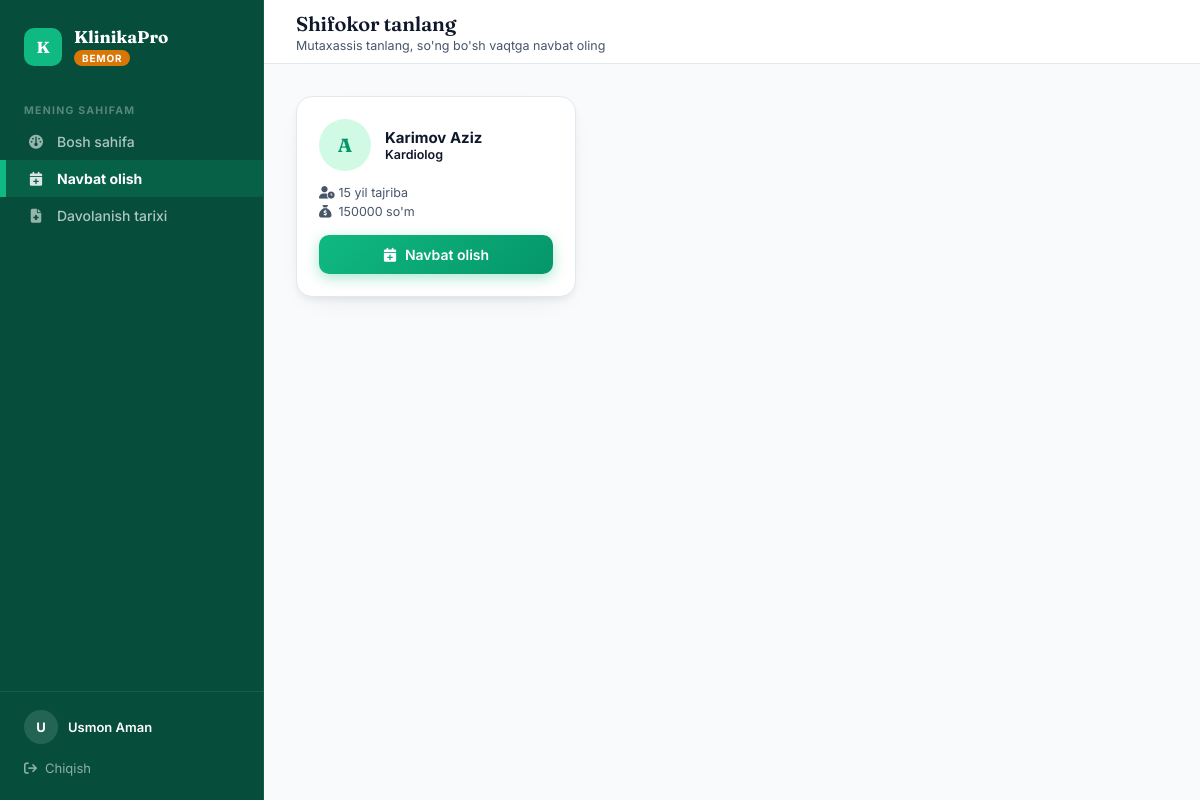
Screenshot of /appointments/book/doctors/ (signed in) with the database file from the repository.
### accounts/models.py (models this page shows, shortened)
class User(AbstractUser):
    ROLE_CHOICES = [
        ('admin', 'Administrator'),
        ('doctor', 'Shifokor'),
        ('patient', 'Bemor'),
    ]
    role = models.CharField(max_length=10, choices=ROLE_CHOICES, default='patient')
    phone = models.CharField(max_length=20, blank=True)

### doctors/models.py (models this page shows, shortened)
class Doctor(models.Model):
    GENDER_CHOICES = [('M', 'Erkak'), ('F', 'Ayol')]
    user = models.OneToOneField(settings.AUTH_USER_MODEL, on_delete=models.CASCADE, related_name='doctor_profile')
    first_name = models.CharField(max_length=100, verbose_name="1. Ism")
    last_name = models.CharField(max_length=100, verbose_name="2. Familiya")
    phone = models.CharField(max_length=20, verbose_name="3. Telefon")
    gender = models.CharField(max_length=1, choices=GENDER_CHOICES, verbose_name="4. Jinsi")
    specialization = models.ForeignKey(Specialization, on_delete=models.SET_NULL, null=True, verbose_name="5. Mutaxassislik")
    experience_years = models.PositiveIntegerField(default=0, verbose_name="6. Ish tajribasi (yil)")
    consultation_price = models.DecimalField(max_digits=12, decimal_places=0, default=0, verbose_name="7. Konsultatsiya narxi")
    cabinet = models.ForeignKey('rooms.Cabinet', on_delete=models.SET_NULL, null=True, blank=True, related_name='doctors', verbose_name="8. Kabinet (xona)")
    photo = models.ImageField(upload_to='doctors/', blank=True, verbose_name="9. Rasmi")
    bio = models.TextField(blank=True, verbose_name="10. Qisqacha ma'lumot")
    is_active = models.BooleanField(default=True)
    created_at = models.DateTimeField(auto_now_add=True)
    @property
    def full_name(self):
        return f"{self.last_name} {self.first_name}"
    class Meta:
        verbose_name = "Shifokor"
        verbose_name_plural = "Shifokorlar"

class Specialization(models.Model):
    name = models.CharField(max_length=200, verbose_name="Mutaxassislik")
    def __str__(self):
        return self.name
    class Meta:
        verbose_name = "Mutaxassislik"
        verbose_name_plural = "Mutaxassisliklar"

### appointments/views.py (the view)
# urls.py: path('book/doctors/', views.doctor_list_for_booking, name='doctor_list_for_booking'),
@login_required
@role_required('patient')
def doctor_list_for_booking(request):
    doctors = Doctor.objects.filter(is_active=True).select_related('specialization', 'cabinet')
    return render(request, 'appointments/doctor_list.html', {'doctors': doctors})

### templates/appointments/doctor_list.html (shortened to what this page needs)
{% extends "base.html" %}
{% block page_title %}Shifokor tanlang{% endblock %}
{% block page_sub %}<div class="sub">Mutaxassis tanlang, so'ng bo'sh vaqtga navbat oling</div>{% endblock %}
{% block content %}
<div style="display:grid; grid-template-columns:repeat(auto-fill,minmax(280px,1fr)); gap:16px;">
{% for d in doctors %}
<div class="panel" style="padding:22px;">
  <div style="display:flex; align-items:center; gap:14px; margin-bottom:14px;">
    <div style="width:52px; height:52px; border-radius:50%; background:var(--role-doctor-soft); color:var(--role-doctor); display:flex; align-items:center; justify-content:center; font-family:'Fraunces',serif; font-size:19px; font-weight:700; flex-shrink:0;">{{ d.first_name|first }}</div>
    <div>
      <div style="font-weight:700; font-size:15px;">{{ d.full_name }}</div>
      <div style="font-size:12.5px; color:var(--terracotta); font-weight:600;">{{ d.specialization }}</div>
    </div>
  </div>
  <div style="font-size:12.5px; color:var(--ink-soft); margin-bottom:16px;">
    <div style="margin-bottom:4px;"><i class="fa-solid fa-user-clock" style="width:16px;"></i> {{ d.experience_years }} yil tajriba</div>
    <div><i class="fa-solid fa-sack-dollar" style="width:16px;"></i> {{ d.consultation_price|floatformat:0 }} so'm</div>
  </div>
  <a href="{% url "book_appointment" d.pk %}" class="btn btn-primary" style="width:100%; justify-content:center;"><i class="fa-solid fa-calendar-plus"></i> Navbat olish</a>
</div>
{% empty %}
<div class="empty-state" style="grid-column:1/-1;"><i class="fa-solid fa-user-doctor"></i><p>Hozircha shifokor yo'q</p></div>
{% endfor %}
</div>
{% endblock %}

### templates/base.html (shortened to what this page needs)
<!DOCTYPE html>
<html lang="uz">
<head>
<link href="https://cdnjs.cloudflare.com/ajax/libs/font-awesome/6.4.0/css/all.min.css" rel="stylesheet">
</head>
<body>
{% if user.is_authenticated %}
<nav class="sidebar">
  <div class="sb-brand">
    <div class="sb-mark">K</div>
    <div>
      <div class="sb-name">KlinikaPro</div>
      <span class="sb-role-tag {{ user.role }}">{{ user.get_role_display }}</span>
    </div>
  </div>
  {% if user.role == 'admin' %}
  <div class="sb-section">Asosiy</div>
  <a href="{% url 'admin_dashboard' %}" class="sb-link {% if request.resolver_match.url_name == 'admin_dashboard' %}active{% endif %}"><i class="fa-solid fa-gauge"></i> Bosh sahifa</a>
  <div class="sb-section">Odamlar</div>
  <a href="{% url 'doctors' %}" class="sb-link {% if request.resolver_match.url_name == 'doctors' or request.resolver_match.url_name == 'doctor_add' or request.resolver_match.url_name == 'doctor_detail_admin' or request.resolver_match.url_name == 'doctor_credentials' %}active{% endif %}"><i class="fa-solid fa-user-doctor"></i> Shifokorlar</a>
  <a href="{% url 'doctor_services_admin' %}" class="sb-link {% if request.resolver_match.url_name == 'doctor_services_admin' %}active{% endif %}"><i class="fa-solid fa-stethoscope"></i> Shifokor xizmatlari</a>
  <a href="{% url 'patients' %}" class="sb-link {% if request.resolver_match.url_name == 'patients' or request.resolver_match.url_name == 'patient_detail_admin' %}active{% endif %}"><i class="fa-solid fa-users"></i> Bemorlar</a>
  <a href="{% url 'appointment_list_admin' %}" class="sb-link {% if request.resolver_match.url_name == 'appointment_list_admin' %}active{% endif %}"><i class="fa-solid fa-calendar-check"></i> Navbatlar</a>
  <div class="sb-section">Xonalar</div>
  <a href="{% url 'wards' %}" class="sb-link {% if request.resolver_match.url_name == 'wards' %}active{% endif %}"><i class="fa-solid fa-bed-pulse"></i> Palatalar (yotish)</a>
  <a href="{% url 'admissions' %}" class="sb-link {% if request.resolver_match.url_name == 'admissions' %}active{% endif %}"><i class="fa-solid fa-hospital-user"></i> Yotgan bemorlar</a>
  <a href="{% url 'cabinets' %}" class="sb-link {% if request.resolver_match.url_name == 'cabinets' %}active{% endif %}"><i class="fa-solid fa-door-open"></i> Kabinetlar (qabul)</a>
  <div class="sb-section">Moliya</div>
  <a href="{% url 'kassa' %}" class="sb-link {% if request.resolver_match.url_name == 'kassa' %}active{% endif %}"><i class="fa-solid fa-cash-register"></i> Kassa</a>
  <a href="{% url 'expenses' %}" class="sb-link {% if request.resolver_match.url_name == 'expenses' %}active{% endif %}"><i class="fa-solid fa-receipt"></i> Xarajatlar</a>
  <a href="{% url 'reports' %}" class="sb-link {% if request.resolver_match.url_name == 'reports' %}active{% endif %}"><i class="fa-solid fa-chart-bar"></i> Hisobotlar</a>
  <div class="sb-section">Dorixona</div>
  <a href="{% url 'medicines' %}" class="sb-link {% if request.resolver_match.url_name == 'medicines' %}active{% endif %}"><i class="fa-solid fa-pills"></i> Mahsulotlar</a>
  <a href="{% url 'medicine_income' %}" class="sb-link {% if request.resolver_match.url_name == 'medicine_income' %}active{% endif %}"><i class="fa-solid fa-truck-medical"></i> Kelishi</a>
  <div class="sb-section">Boshqa</div>
  <a href="{% url 'operations' %}" class="sb-link {% if request.resolver_match.url_name == 'operations' %}active{% endif %}"><i class="fa-solid fa-scalpel"></i> Operatsiyalar</a>
  <a href="{% url 'staff_list' %}" class="sb-link {% if 'staff' in request.resolver_match.url_name %}active{% endif %}"><i class="fa-solid fa-id-card-clip"></i> Hodimlar</a>
  {% elif user.role == 'patient' %}
  <div class="sb-section">Mening sahifam</div>
  <a href="{% url 'patient_dashboard' %}" class="sb-link {% if request.resolver_match.url_name == 'patient_dashboard' %}active{% endif %}"><i class="fa-solid fa-gauge"></i> Bosh sahifa</a>
  <a href="{% url 'doctor_list_for_booking' %}" class="sb-link {% if request.resolver_match.url_name == 'doctor_list_for_booking' or request.resolver_match.url_name == 'book_appointment' %}active{% endif %}"><i class="fa-solid fa-calendar-plus"></i> Navbat olish</a>
  <a href="{% url 'patient_history' %}" class="sb-link {% if request.resolver_match.url_name == 'patient_history' %}active{% endif %}"><i class="fa-solid fa-file-medical"></i> Davolanish tarixi</a>
  {% endif %}
  <div class="sb-foot">
    <div class="sb-user">
      <div class="sb-avatar">{{ user.first_name|first|upper|default:user.username|first|upper }}</div>
      <div>
        <div class="sb-username">{{ user.first_name|default:user.username }} {{ user.last_name }}</div>
      </div>
    </div>
    <a href="{% url 'logout' %}" class="sb-logout"><i class="fa-solid fa-arrow-right-from-bracket"></i> Chiqish</a>
  </div>
</nav>
<div class="main">
  <header class="topbar">
    <div>
      <h1>{% block page_title %}{% endblock %}</h1>
      {% block page_sub %}{% endblock %}
    </div>
  </header>
  <div class="content">
    {% block content %}{% endblock %}
  </div>
</div>
{% else %}
{% block noauth %}{% endblock %}
{% endif %}
</body>
</html>

### templates/base.html (style rules this page uses)
:root { --ink: #0f172a; --ink-soft: #475569; --paper: #f8fafc; --paper-raised: #ffffff; --line: #e2e8f0; --green: #10b981; --green-light: #34d399; --green-dark: #059669; --green-deep: #047857; --accent: #14b8a6; --gold: #d97706; --role-admin: #7c3aed; --role-admin-soft: #ede9fe; --role-doctor: #059669; --role-doctor-soft: #d1fae5; --role-patient: #ea580c; --role-patient-soft: #ffedd5; --radius: 16px; --radius-sm: 10px; --shadow-sm: 0 1px 3px rgba(15, 23, 42, 0.08); --shadow-md: 0 10px 15px -3px rgba(15, 23, 42, 0.1), 0 4px 6px -4px rgba(15, 23, 42, 0.1); --shadow-lg: 0 20px 25px -5px rgba(15, 23, 42, 0.1), 0 8px 10px -6px rgba(15, 23, 42, 0.1); }
* { box-sizing: border-box; margin: 0; padding: 0; }
html { scroll-behavior: smooth; }
body { font-family: 'Inter', sans-serif; background: var(--paper); color: var(--ink); display: flex; min-height: 100vh; font-size: 15px; -webkit-font-smoothing: antialiased; }
h1, h2, h3, .display { font-family: 'Fraunces', serif; font-weight: 600; letter-spacing: -0.01em; color: var(--ink); }
a { color: inherit; text-decoration: none; }
.sidebar { width: 264px; background: #064e3b; position: fixed; top: 0; left: 0; height: 100vh; overflow-y: auto; display: flex; flex-direction: column; border-right: 1px solid rgba(255,255,255,0.08); }
.sb-brand { padding: 28px 24px 20px; display: flex; align-items: center; gap: 12px; }
.sb-mark { width: 38px; height: 38px; background: #10b981; border-radius: 10px; display: flex; align-items: center; justify-content: center; color: white; font-size: 16px; flex-shrink: 0; font-family: 'Fraunces', serif; font-weight: 700; }
.sb-name { color: #fff; font-size: 17px; font-weight: 700; font-family: 'Fraunces', serif; line-height: 1.1; }
.sb-role-tag { display: inline-block; margin-top: 3px; font-size: 10px; font-weight: 700; letter-spacing: 0.08em; text-transform: uppercase; padding: 2px 8px; border-radius: 20px; }
.sb-role-tag.patient { background: var(--gold); color: white; }
.sb-section { padding: 18px 24px 6px; color: rgba(255,255,255,0.32); font-size: 10.5px; font-weight: 700; letter-spacing: 0.12em; text-transform: uppercase; }
.sb-link { display: flex; align-items: center; gap: 12px; padding: 10px 24px; color: rgba(255,255,255,0.68); font-size: 14px; font-weight: 500; border-left: 3px solid transparent; transition: all 0.15s; }
.sb-link i { width: 18px; text-align: center; font-size: 14px; opacity: 0.85; }
.sb-link.active { background: rgba(16, 185, 129, 0.18); color: #fff; border-left-color: #10b981; font-weight: 700; box-shadow: inset 3px 0 0 #10b981; }
.sb-foot { margin-top: auto; padding: 18px 24px; border-top: 1px solid rgba(255,255,255,0.08); }
.sb-user { display: flex; align-items: center; gap: 10px; margin-bottom: 10px; }
.sb-avatar { width: 34px; height: 34px; border-radius: 50%; background: rgba(255,255,255,0.12); color: #fff; display: flex; align-items: center; justify-content: center; font-weight: 700; font-size: 13px; flex-shrink: 0; }
.sb-username { color: #fff; font-size: 13px; font-weight: 600; }
.sb-logout { display: flex; align-items: center; gap: 8px; color: rgba(255,255,255,0.55); font-size: 13px; padding: 6px 0; }
.main { margin-left: 264px; flex: 1; display: flex; flex-direction: column; min-width: 0; }
.topbar { height: 64px; background: var(--paper-raised); border-bottom: 1px solid var(--line); display: flex; align-items: center; padding: 0 20px 0 32px; position: sticky; top: 0; z-index: 40; }
.topbar h1 { font-size: 20px; font-weight: 600; flex: 1; }
.topbar .sub { font-size: 12.5px; color: var(--ink-soft); font-weight: 400; margin-top: 2px; }
.content { padding: 32px; flex: 1; max-width: 1320px; }
.panel { background: var(--paper-raised); border-radius: var(--radius); border: 1px solid var(--line); box-shadow: 0 10px 30px -15px rgba(22, 36, 31, 0.12), 0 4px 6px -1px rgba(22, 36, 31, 0.06); transition: transform 0.2s ease, box-shadow 0.2s ease; }
.btn { display: inline-flex; align-items: center; gap: 8px; padding: 11px 22px; border-radius: 10px; border: none; cursor: pointer; font-size: 14px; font-weight: 600; font-family: 'Inter', sans-serif; transition: all 0.2s cubic-bezier(0.4, 0.0, 0.2, 1); white-space: nowrap; box-shadow: 0 2px 8px rgba(0,0,0,0.08); }
.btn-primary { background: linear-gradient(135deg, #10b981, #059669); color: white; box-shadow: 0 4px 14px rgba(16, 185, 129, 0.35); }

### rows the page displays
User: role "BEMOR", first_name|first "U", first_name "Usmon", last_name "Aman"
Doctor: first_name|first "A", full_name "Karimov Aziz", specialization "Kardiolog", experience_years "15", consultation_price "150000"
